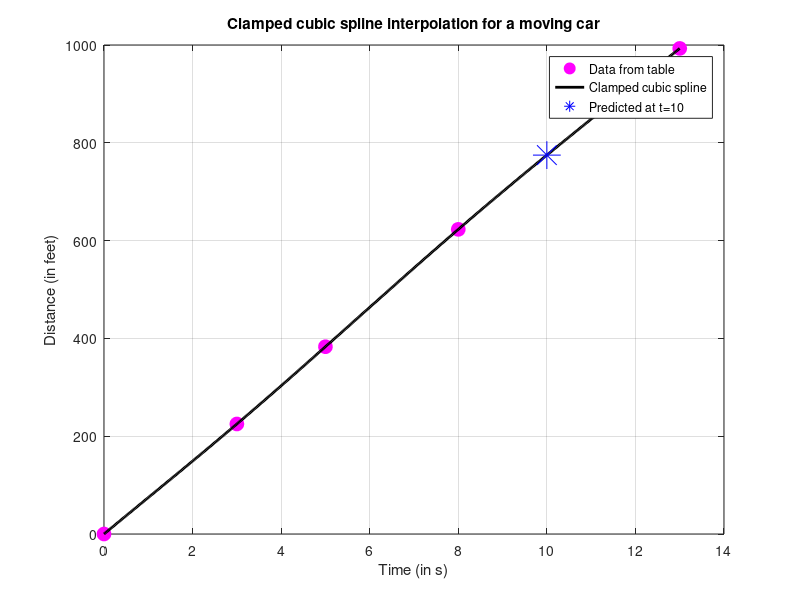

MATLAB code to generate this figure:
t = [0 3 5 8 13];             %time
s = [0 225 383 623 993];      %distance
v = [75 77 80 74 72];         %speed 

%clamped cubic spline using v end points
spline_coefficients = spline(t, [v(1) s v(end)]);

%position at t = 10s
t_q = 10;
s_at_10 = ppval(spline_coefficients, t_q);  % Predicted distance

%central difference v(t) = [s(t+h)-s(t-h)]/2*h
h = 0.01; 
s_plus = ppval(spline_coefficients, t_q + h);
s_minus = ppval(spline_coefficients, t_q - h);
v_at_10 = (s_plus - s_minus) / (2 * h); 

fprintf('Predicted distance at t = 10s: %.5f feet\n', s_at_10);
fprintf('Predicted speed at t = 10s: %.5f feet/s\n', v_at_10);


tt = linspace(min(t), max(t), 500);
ss = ppval(spline_coefficients, tt);

figure;
plot(t, s, 'mo', 'MarkerSize', 10, 'MarkerFaceColor', 'm'); hold on;
plot(tt, ss, 'k', 'LineWidth', 2);
plot(t_q, s_at_10, 'b*', 'MarkerSize', 20);
legend('Data from table', 'Clamped cubic spline', 'Predicted at t=10');
xlabel('Time (in s)');
ylabel('Distance (in feet)');
title('Clamped cubic spline interpolation for a moving car');
grid on;
